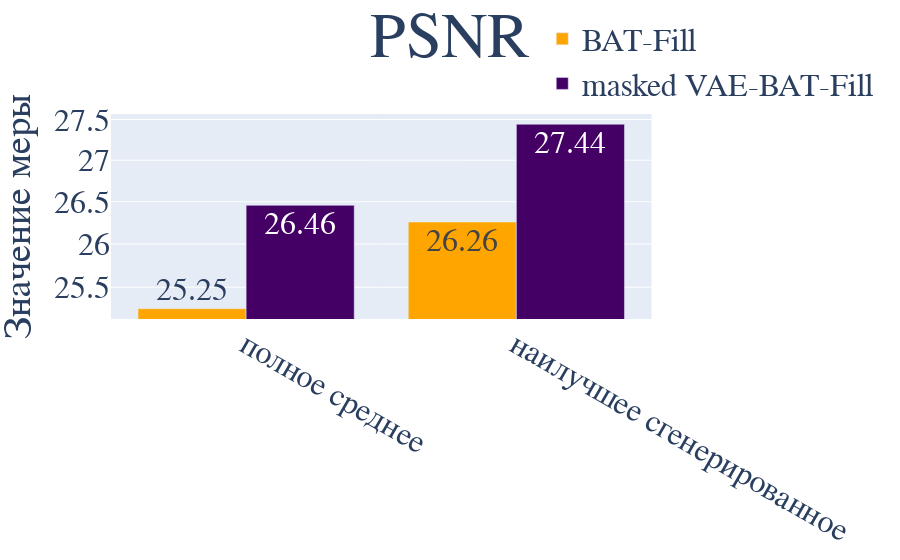

Notebook code for this chart:
### Code cell
fig = make_subplots(specs=[[{"secondary_y": True}]])

fig.add_trace(
    go.Bar(
        x=['полное среднее', 'наилучшее сгенерированное'],
        y=[df['PSNR baseline mean'].mean(), df['PSNR baseline max'].mean()],
        name='BAT-Fill',
        text=[round(val, 2) for val in [df['PSNR baseline mean'].mean(), df['PSNR baseline max'].mean()]],
        textposition='auto',
        marker_color='orange'
        ),
    secondary_y=False
)

fig.add_trace(
    go.Bar(
        x=['полное среднее', 'наилучшее сгенерированное'],
        y=[df['PSNR trained model mean'].mean(), df['PSNR trained model max'].mean()],
        name='masked VAE-BAT-Fill',
        text=[round(val, 2) for val in [df['PSNR trained model mean'].mean(), df['PSNR trained model max'].mean()]],
        textposition='auto',
        marker_color='rgb(69,0,102)'
        ),
    secondary_y=False
)

fig.update_layout(
        title={
            'text': "PSNR",
            'x': 0.5,
            'xanchor': 'center',
            'font': {'size': 64}},
        legend={
            'x': 0.75,
            'y': 1.5,
            'font': {'size': 32}},
        font=dict(
            family="Courier New, monospace",
            size=32
        )
        )
# fig.update_xaxes(title='Усреднение меры на 4 изображениях', showticklabels=False, tickfont=dict(size=32))
fig.update_yaxes(title='Значение меры', type='log')
fig.show()

print('Среднеквадратичное отклонение для базовой модели', round(np.std(df['PSNR baseline mean']), 2),'-для полного среднего, ', round(np.std(df['PSNR baseline max']), 2), '-для максимального')
print('Среднеквадратичное отклонение для дообученной модели', round(np.std(df['PSNR trained model mean']), 2),'-для полного среднего, ', round(np.std(df['PSNR trained model max']), 2), '-для максимального')
print('Прирост качества модели:', round((df['PSNR trained model mean'].mean() - df['PSNR baseline mean'].mean())/df['PSNR baseline mean'].mean(), 3)*100,'% - для полного среднего, ' ,
       round((df['PSNR trained model max'].mean() - df['PSNR baseline max'].mean())/df['PSNR baseline max'].mean(), 3)*100, '% - для максимального')

### Figure 1 — Plotly figure (JSON) as saved in the notebook; plotly's stock layout.template omitted (floating-point values rounded to 4 significant figures)
{"data": [{"marker": {"color": "orange"}, "name": "BAT-Fill", "text": ["25.25", "26.26"], "textposition": "auto", "type": "bar", "x": ["полное среднее", "наилучшее сгенерированное"], "xaxis": "x", "y": [25.25, 26.26], "yaxis": "y"}, {"marker": {"color": "rgb(69,0,102)"}, "name": "masked VAE-BAT-Fill", "text": ["26.46", "27.44"], "textposition": "auto", "type": "bar", "x": ["полное среднее", "наилучшее сгенерированное"], "xaxis": "x", "y": [26.46, 27.44], "yaxis": "y"}], "layout": {"font": {"family": "Courier New, monospace", "size": 32}, "legend": {"font": {"size": 32}, "x": 0.75, "y": 1.5}, "title": {"font": {"size": 64}, "text": "PSNR", "x": 0.5, "xanchor": "center"}, "xaxis": {"anchor": "y", "domain": [0, 0.94]}, "yaxis": {"anchor": "x", "domain": [0, 1], "title": {"text": "Значение меры"}, "type": "log"}, "yaxis2": {"anchor": "x", "overlaying": "y", "side": "right", "title": {"text": "Значение меры"}, "type": "log"}}}
